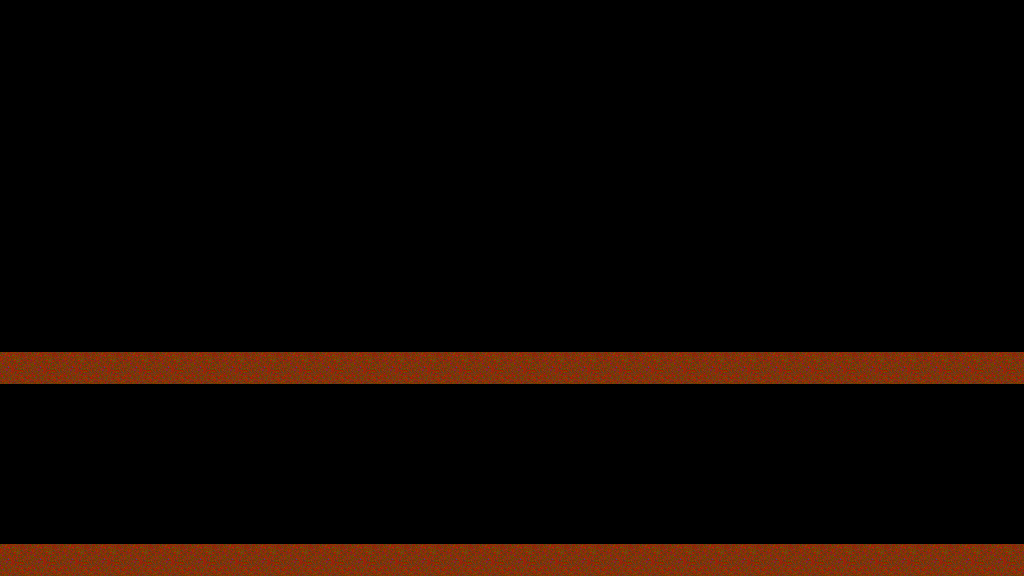

Rendered tile map (Tiled .tmx) drawn with the repository's tilesets; below, a short description and the map source with its tile grids summarised:
An orthogonal 32x18 tile map with 32x32 px tiles, 1 tile layer (Tile Layer 1).

<map version="1.0" orientation="orthogonal" width="32" height="18" tilewidth="32" tileheight="32">
 <tileset firstgid="1" name="OnlyOne" tilewidth="32" tileheight="32">
  <image source="../Fast Vs. The Giant Tangerine/Resources/Tiles/OnlyOne.png" width="64" height="64" />
 </tileset>
 <layer name="Tile Layer 1" width="32" height="18">
  <data>[576 cells, 538 non-empty, 2 distinct tile ids]</data>
 </layer>
</map>
